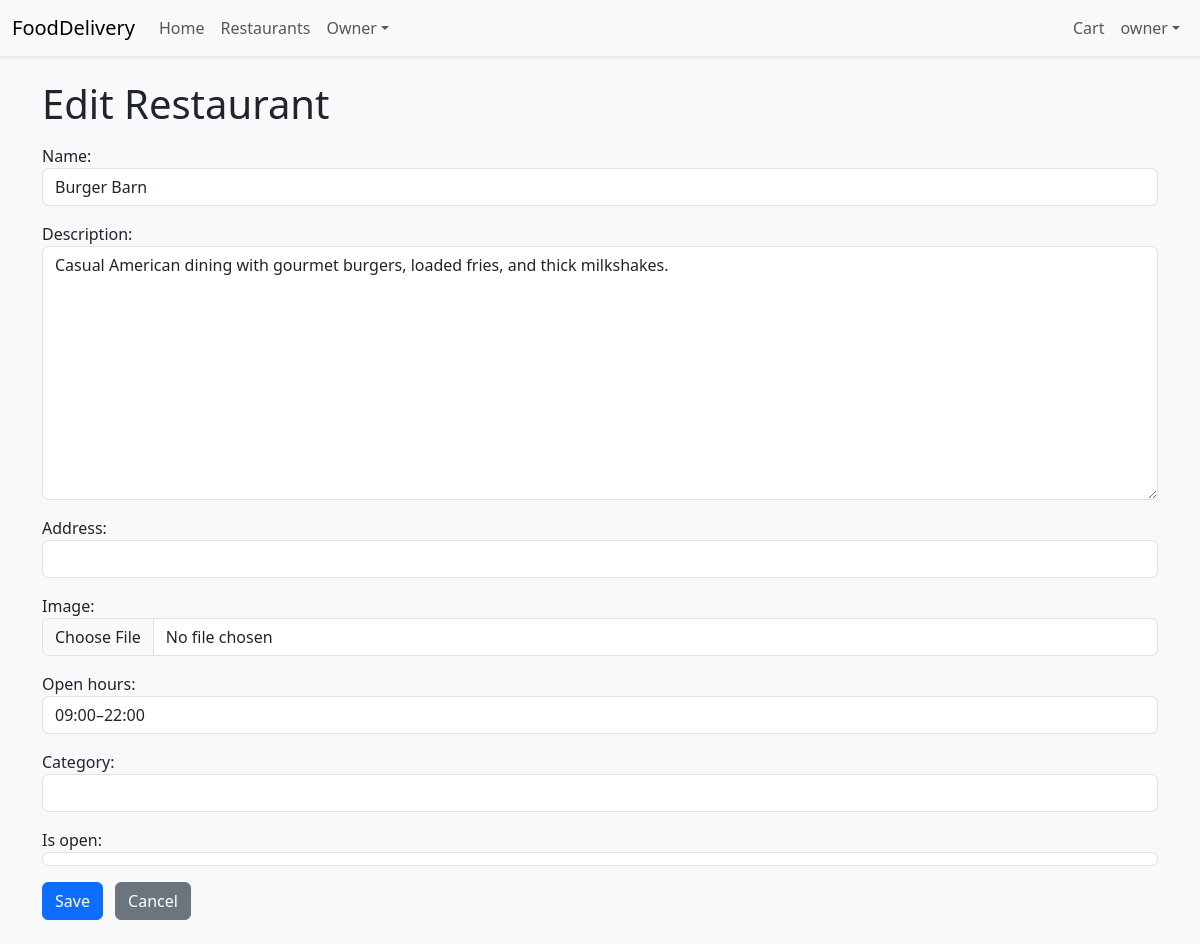
Screenshot of /restaurants/owner/5/edit/ (signed in) with the database file from the repository.
### accounts/models.py (models this page shows, shortened)
class User(AbstractUser):
    ROLE_CUSTOMER = 'customer'
    ROLE_COURIER = 'courier'
    ROLE_OWNER = 'owner'
    ROLE_ADMIN = 'admin'
    ROLE_CHOICES: list[tuple[str, str]] = [
        (ROLE_CUSTOMER, 'Customer'),
        (ROLE_COURIER, 'Courier'),
        (ROLE_OWNER, 'Owner'),
        (ROLE_ADMIN, 'Administrator'),
    ]
    role = models.CharField(
        max_length=20,
        choices=ROLE_CHOICES,
        default=ROLE_CUSTOMER,
        help_text='Designates the role of the user in the platform.'
    )
    def is_courier(self) -> bool:
        return self.role == self.ROLE_COURIER
    def is_owner(self) -> bool:
        return self.role == self.ROLE_OWNER
    def is_admin(self) -> bool:
        return self.role == self.ROLE_ADMIN or self.is_superuser

### restaurants/models.py (models this page shows, shortened)
class Restaurant(models.Model):
    name = models.CharField(max_length=255)
    description = models.TextField(blank=True)
    address = models.CharField(max_length=255, blank=True)
    image = models.ImageField(upload_to='restaurants/', blank=True, null=True)
    open_hours = models.CharField(max_length=255, blank=True)
    category = models.CharField(max_length=100, blank=True)
    is_open = models.BooleanField(default=True)
    owner = models.ForeignKey(
        settings.AUTH_USER_MODEL,
        on_delete=models.CASCADE,
        related_name='owned_restaurants',
        help_text='The owner of this restaurant',
    )
    created_at = models.DateTimeField(auto_now_add=True)
    updated_at = models.DateTimeField(auto_now=True)
    class Meta:
        ordering = ['name']

### restaurants/views.py (the view)
# urls.py: path('owner/<int:pk>/edit/', RestaurantUpdateView.as_view(), name='edit'),
class RestaurantUpdateView(OwnerRequiredMixin, UpdateView):
    model = Restaurant
    form_class = RestaurantForm
    template_name = 'restaurants/restaurant_form.html'
    success_url = reverse_lazy('restaurants:owner_restaurants')
    def get_queryset(self):
        return Restaurant.objects.filter(owner=self.request.user)

### restaurants/forms.py
class RestaurantForm(BaseBootstrapForm):
    class Meta:
        model = Restaurant
        exclude = ('owner', 'created_at', 'updated_at')

### core/context_processors.py (called while the page is built)
def stripe_public_key(request):
    return {
        'STRIPE_PUBLIC_KEY': getattr(settings, 'STRIPE_PUBLIC_KEY', '')
    }

### restaurants/views.py (called while the page is built)
    def dispatch(self, request, *args, **kwargs):
        if not request.user.is_authenticated or not hasattr(request.user, 'role') or not request.user.is_owner():
            raise PermissionDenied("You do not have permission to access this page.")
        return super().dispatch(request, *args, **kwargs)

### templates/restaurants/restaurant_form.html (shortened to what this page needs)
{% extends 'base.html' %}
{% block content %}
<div class="container">
  <h1 class="mb-3">{% if form.instance.pk %}Edit{% else %}Add{% endif %} Restaurant</h1>
  <form method="post" enctype="multipart/form-data">
    {% for field in form %}
      <div class="mb-3">
        {{ field.label_tag }}
        {{ field }}
      </div>
    {% endfor %}
    <button type="submit" class="btn btn-primary">Save</button>
    <a href="{% url 'restaurants:owner_restaurants' %}" class="btn btn-secondary ms-2">Cancel</a>
  </form>
</div>
{% endblock %}

### templates/base.html (shortened to what this page needs)
{% load static %}
<!DOCTYPE html>
<html lang="en">
<head>
  <link href="https://cdn.jsdelivr.net/npm/bootstrap@5.3.2/dist/css/bootstrap.min.css" rel="stylesheet">
  <link rel="stylesheet" href="{% static 'css/styles.css' %}">
  <link rel="stylesheet" href="https://cdn.jsdelivr.net/npm/bootstrap-icons@1.10.5/font/bootstrap-icons.css">
</head>
<body>
<nav class="navbar navbar-expand-lg navbar-light bg-light shadow-sm">
  <div class="container-fluid">
    <a class="navbar-brand" href="{% url 'home' %}">FoodDelivery</a>
    <div class="collapse navbar-collapse" id="navbarSupportedContent">
      <ul class="navbar-nav me-auto mb-2 mb-lg-0">
        <li class="nav-item"><a class="nav-link" href="{% url 'home' %}">Home</a></li>
        <li class="nav-item"><a class="nav-link" href="{% url 'restaurants:list' %}">Restaurants</a></li>
        {% if user.is_authenticated %}
          {% if user.is_owner %}
            <li class="nav-item dropdown">
              <a class="nav-link dropdown-toggle" href="#" id="ownerMenu" role="button" data-bs-toggle="dropdown"
                 aria-expanded="false">Owner</a>
            </li>
          {% endif %}
        {% endif %}
      </ul>
      <ul class="navbar-nav mb-2 mb-lg-0">
        {% if user.is_authenticated %}
          <li class="nav-item"><a class="nav-link" href="{% url 'orders:cart' %}">Cart</a></li>
          <li class="nav-item dropdown">
            <a class="nav-link dropdown-toggle" href="#" id="userMenu" role="button" data-bs-toggle="dropdown"
               aria-expanded="false">{{ user.get_full_name|default:user.username }}</a>
          </li>
        {% else %}
          <li class="nav-item"><a class="nav-link" href="{% url 'accounts:login' %}">Login</a></li>
          <li class="nav-item"><a class="nav-link" href="{% url 'accounts:register' %}">Register</a></li>
        {% endif %}
      </ul>
    </div>
  </div>
</nav>
<main class="py-4">
  {% block content %}{% endblock %}
</main>
</body>
</html>

### static/css/styles.css (style rules this page uses)
body { background-color: #f8f9fa; }
main { min-height: 80vh; }

### rows the page displays
User: get_full_name "owner"
Restaurant: form "Burger Barn" "Casual American dining with gourmet burgers, loaded fries, and thick milkshakes." "09:00–22:00" "☑"

### other values shown
{{ field.label_tag }} "Name:" "Description:" "Address:" "Image:" "Open hours:" "Category:" "Is open:"
